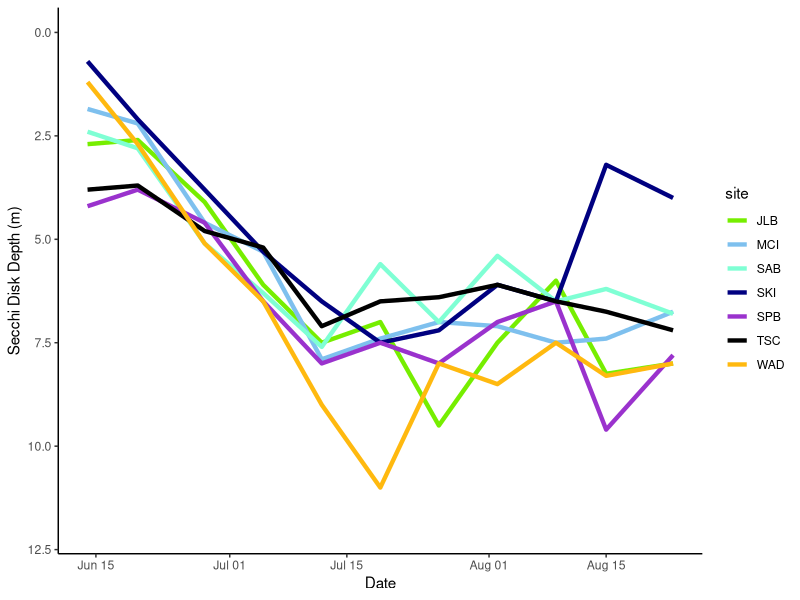
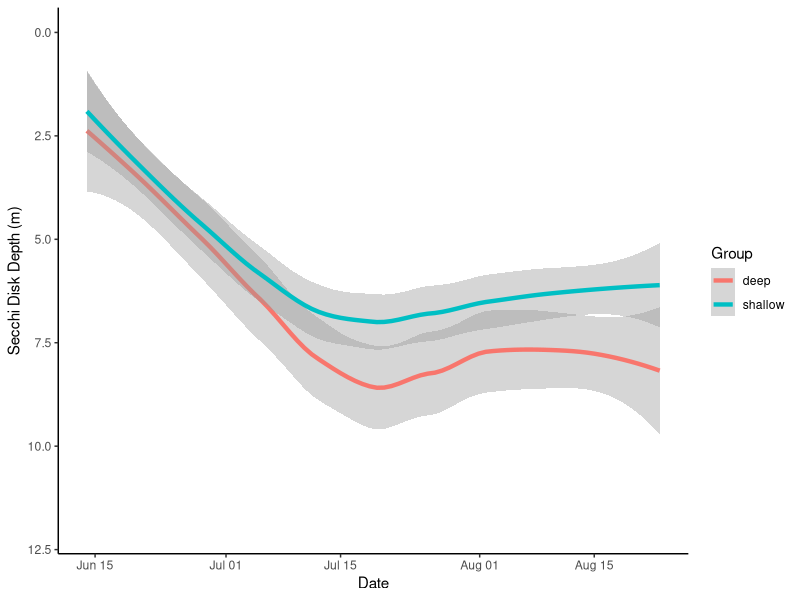
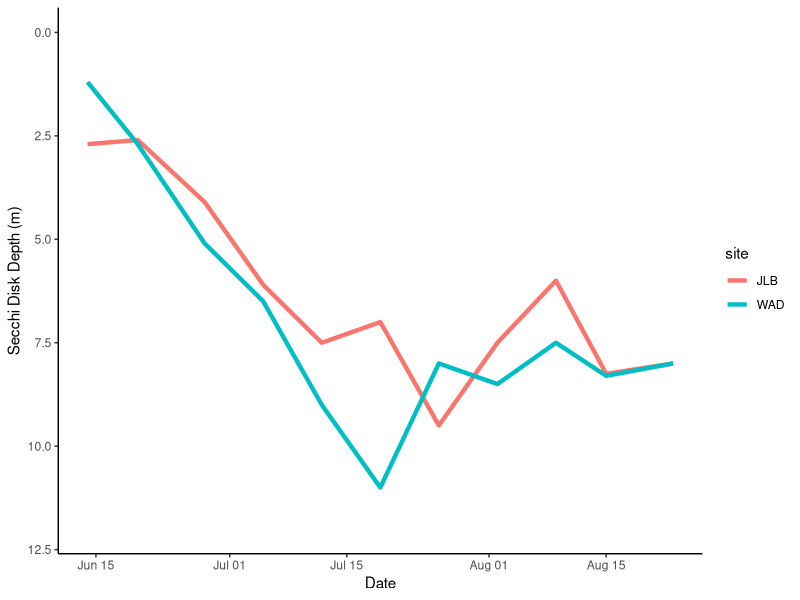

Source code (R) for these figures, in order:
library(ggplot2)
library(dplyr)
library(lubridate)

field_data <- read.csv("Field_Data/2024_Field_Data.csv")

field_data$date <- mdy(field_data$date)


custom_colors <- c(
  "SAB" = "aquamarine",     # Assign color 'red' to site A
  "SKI" = "navy",    # Assign color 'blue' to site B
  "JLB" = "chartreuse2",   # Assign color 'green' to site C
  "WAD" = "darkgoldenrod1",  # Assign color 'purple' to site D
  "MCI" = "skyblue2",  # Assign color 'orange' to site E
  "SPB" = "darkorchid3",
  "TSC" = "black"    # Assign color 'brown' to site F# Assign color 'brown' to site F
)


ggplot(field_data, aes(x = date, y = sdd, color = site, group = site)) +
  geom_line(size = 1.5) + 
  labs(x = "Date", y = "Secchi Disk Depth (m)") +
  scale_color_manual(values = custom_colors) +
  scale_y_reverse() +
  ylim(12, 0) +
  theme_classic()

# Step 1: Define the groups
deep <- c("JLB", "WAD", "SPB")  # The 3 sites for Group 1
shallow <- c("SAB", "SKI", "MCI", "TSC")  # The 4 sites for Group 2

# Step 2: Calculate the mean for each group
data_grouped <- field_data %>%
  mutate(Group = case_when(
    site %in% deep ~ "deep",
    site %in% shallow ~ "shallow"
  )) %>%
  group_by(date, Group) %>%
  summarize(sdd = mean(sdd, na.rm = TRUE))  # Compute the mean value per group

ggplot(data_grouped, aes(x = date, y = sdd, color = Group,  group = Group)) +
  geom_smooth(size = 1.5) + 
  labs(x = "Date", y = "Secchi Disk Depth (m)") +
  scale_y_reverse() +
  ylim(12, 0) +
  theme_classic()


df_subset <- field_data %>% filter(site %in% c('WAD', 'JLB'))

ggplot(df_subset, aes(x = date, y = sdd, color = site, group = site)) +
  geom_line(size = 1.5) + 
  labs(x = "Date", y = "Secchi Disk Depth (m)") +
  scale_y_reverse() +
  ylim(12, 0) +
  theme_classic()
